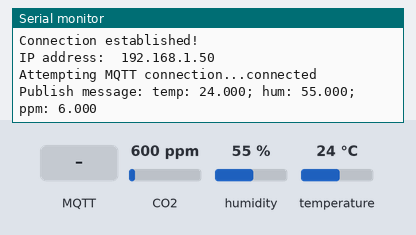
This sketch was run on a simulated ESP8266 (NodeMCU). Parts: the last lines printed to the serial monitor. The test bench sets the inputs (shaded band); at power-on: CO2 600 ppm, humidity 55 %, temperature 24 °C. WiFi joins after 1.5 s; servers stay silent unless stated; random numbers use the default seed unless the sketch sets one; no MQTT or app messages arrive unless stated.

Above: at 3.2 s.
3.3 s: MQTT message "1" arrives on the first subscribed topic
At 3.8 s:
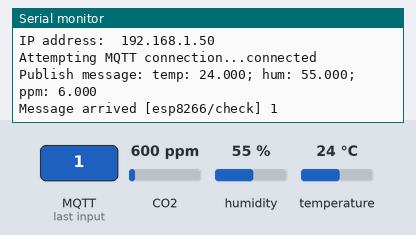
4.8 s: MQTT message "on" arrives on the first subscribed topic
At 5.8 s:
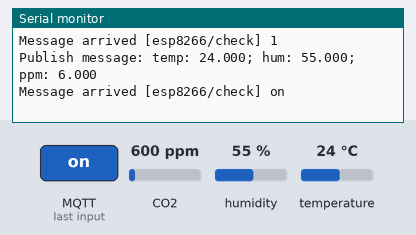
6.3 s: MQTT message "off" arrives on the first subscribed topic
At 7.3 s:
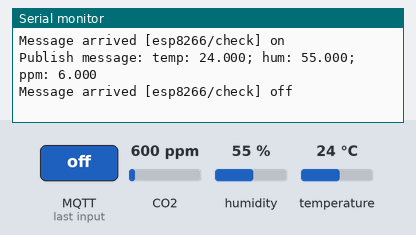
7.8 s: CO2 set to 452 ppm
At 8.6 s:
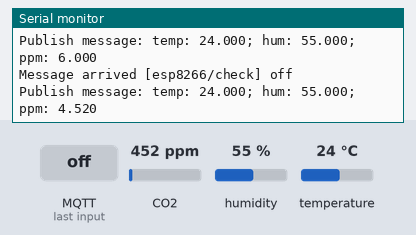
9.3 s: humidity set to 22 %
At 10.6 s:
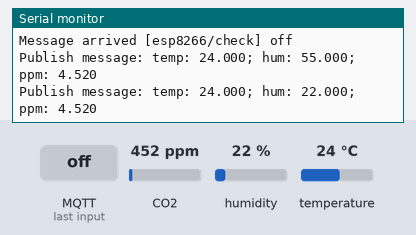
10.8 s: temperature set to 12 °C
At 12.9 s:
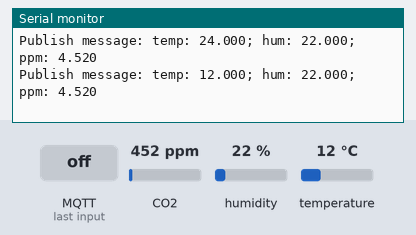

The sketch:

iot-telemerty.ino
```cpp
#include <ESP8266WiFi.h>  // Библиотека для работы с Wi-Fi на микроконтроллере ESP8266
#include <MQ135.h>        // Библиотека для работы с датчиком качества воздуха MQ135
#include <DHT.h>          // Библиотека для работы с датчиками температуры и влажности DHT
#include <PubSubClient.h> // Библиотека для работы с MQTT протоколом

#define DHT_PIN D2        // Пин, к которому подключен датчик DHT
#define DHT_TYPE DHT22    // Тип датчика DHT (в данном случае DHT22)
#define PIN_MQ135 A0      // Пин, к которому подключен датчик MQ135
#define MSG_BUFFER_SIZE (255) // Размер буфера для сообщений

const char* ssid = "my-home";          // Имя Wi-Fi сети
const char* password = "";  // Пароль от Wi-Fi сети
const char* mqtt_server = "192.168.0.10"; // IP-адрес MQTT сервера
const unsigned int mqtt_port = 5000;   // Порт MQTT сервера
const float ppm_infelicity = 100.0;    // Коэффициент для корректировки PPM

DHT dht(DHT_PIN, DHT_TYPE);  // Создание объекта для работы с DHT датчиком
MQ135 mq135_sensor(PIN_MQ135); // Создание объекта для работы с MQ135 датчиком

WiFiClient espClient;          // Создание WiFi клиента
PubSubClient client(espClient); // Создание MQTT клиента с использованием WiFi клиента

unsigned long lastMsg = 0;     // Переменная для хранения времени последнего сообщения
char msg[MSG_BUFFER_SIZE];     // Буфер для хранения сообщений

void initializationWifi() {
  WiFi.mode(WIFI_STA);        // Установка режима работы Wi-Fi в режим станции (клиента)
  WiFi.begin(ssid, password); // Подключение к Wi-Fi сети
  uint i = 0;
  while (WiFi.status() != WL_CONNECTED) { // Ожидание подключения к Wi-Fi сети
    delay(1000);
    Serial.print(++i); Serial.print(' ');
  }
  randomSeed(micros());       // Инициализация генератора случайных чисел
  Serial.println('\n');
  Serial.println("Connection established!");
  Serial.print("IP address:\t");
  Serial.println(WiFi.localIP()); // Вывод IP-адреса устройства
}

void callback(char* topic, byte* payload, unsigned int length) {
  Serial.print("Message arrived ["); // Вывод информации о полученном сообщении
  Serial.print(topic);
  Serial.print("] ");
  for (int i = 0; i < length; i++) {
    Serial.print((char)payload[i]);
  }
  Serial.println();
}

void reconnectToServer() {
  while (!client.connected()) { // Повторное подключение к MQTT серверу, если соединение потеряно
    Serial.print("Attempting MQTT connection...");
    String clientId = "ESP8266Client-";
    clientId += String(random(0xffff), HEX); // Генерация уникального ID клиента

    if (client.connect(clientId.c_str())) { // Попытка подключения
      Serial.println("connected");
      client.subscribe("esp8266/check"); // Подписка на топик
    }
    else {
      Serial.print("failed, rc=");
      Serial.print(client.state());
      Serial.println(" try again in 5 seconds");
      delay(5000); // Задержка перед повторной попыткой
    }
  }
}

void setup() {
  Serial.begin(115200);          // Инициализация последовательного соединения
  initializationWifi();          // Подключение к Wi-Fi
  client.setServer(mqtt_server, mqtt_port); // Настройка MQTT сервера
  client.setCallback(callback);  // Установка функции обратного вызова для обработки сообщений
  dht.begin();                   // Инициализация DHT датчика
}

void loop() {
  if (!client.connected()) {     // Проверка подключения к MQTT серверу
    reconnectToServer();         // Попытка повторного подключения
  }
  client.loop();                 // Обработка входящих и исходящих MQTT сообщений

  unsigned long now = millis();  // Текущее время
  if (now - lastMsg > 2000) {    // Отправка данных каждые 2 секунды
    lastMsg = now;

    float humidity = dht.readHumidity(true); // Чтение влажности с DHT датчика
    float temperature = dht.readTemperature(); // Чтение температуры с DHT датчика

    float ppm = mq135_sensor.getPPM(); // Чтение PPM с MQ135 датчика
    float correctedPPM = mq135_sensor.getCorrectedPPM(temperature, humidity) / ppm_infelicity; // Коррекция PPM

    snprintf(msg, MSG_BUFFER_SIZE, "temp: %.3f; hum: %.3f; ppm: %.3f", temperature, humidity, correctedPPM); // Форматирование сообщения
    Serial.print("Publish message: ");
    Serial.println(msg);
    client.publish("esp8266/data", msg); // Публикация сообщения в MQTT топик
  }
}
```

Measured:
- after the input at 3.3 s, the serial monitor: prints a new line at once (image 1)
- after the input at 4.8 s, the serial monitor: prints a new line at once (image 2)
- after the input at 6.3 s, the serial monitor: prints a new line at once (image 3)
- after the input at 7.8 s, the serial monitor: prints a new line after 0.27 s (image 4)
- after the input at 9.3 s, the serial monitor: prints a new line after 0.77 s (image 5)
- after the input at 10.8 s, the serial monitor: prints a new line after 1.3 s (image 6)
